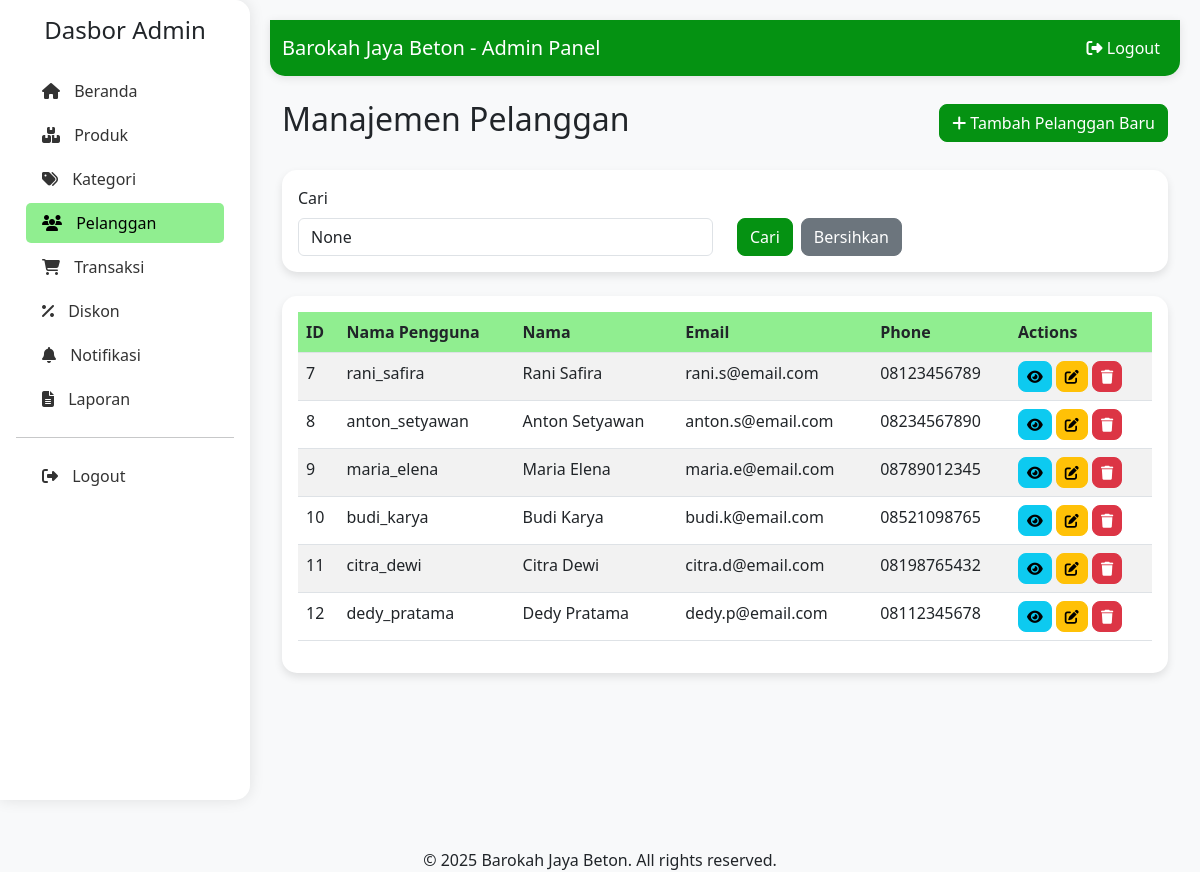
Page /dashboard_admin/customers/ (signed in) on the committed database.
### admin_dashboard/models.py (models this page shows, shortened)
class Pelanggan(models.Model):
    nama_pelanggan = models.CharField(max_length=255, verbose_name="Nama Pelanggan")
    alamat = models.TextField(verbose_name="Alamat")
    tanggal_lahir = models.DateField(verbose_name="Tanggal Lahir")
    no_hp = models.CharField(max_length=20, verbose_name="Nomor HP")
    username = models.CharField(max_length=150, unique=True, verbose_name="Username")
    password = models.CharField(max_length=128, verbose_name="Password") # Django akan menangani hash password
    email = models.EmailField(max_length=254, unique=True, null=False, blank=False, default='')
    created_at = models.DateTimeField(auto_now_add=True, verbose_name="Tanggal Dibuat", null=True)
    class Meta:
        verbose_name_plural = "Pelanggan"
        db_table = 'pelanggan'

### dashboard_admin/views.py (the view)
    def wrapper(request, *args, **kwargs):
        if not request.user.is_authenticated or not isinstance(request.user, Admin):
            raise PermissionDenied("You don't have permission to access this page.")
        return view_func(request, *args, **kwargs)

### admin_dashboard/context_processors.py (called while the page is built, shortened)
def notification_cart_context(request):
    context = {
        'unseen_notifications_count': 0,
        'cart_item_count': 0
    }
    return context

### dashboard_admin/context_processors.py (called while the page is built)
def admin_crm_context(request):
    if not request.path.startswith('/dashboard_admin/'):
        return {}
    try:
        Pelanggan = apps.get_model('admin_dashboard', 'Pelanggan')
        Transaksi = apps.get_model('admin_dashboard', 'Transaksi')
        Notifikasi = apps.get_model('admin_dashboard', 'Notifikasi')
        today_date = timezone.now().date()
        new_transaction_count = Transaksi.objects.filter(
            status_transaksi='DIPROSES'
        ).count()
        return {
            'sidebar_new_transaction_count': new_transaction_count,
        }
    except Exception:
        return {}

### dashboard_admin/views.py (called while the page is built)
def admin_required(view_func):
    def wrapper(request, *args, **kwargs):
        if not request.user.is_authenticated or not isinstance(request.user, Admin):
            raise PermissionDenied("You don't have permission to access this page.")
        return view_func(request, *args, **kwargs)
    return wrapper

@admin_required
def customer_list(request):
    query = request.GET.get('q')
    customers = Pelanggan.objects.all()
    if query:
        customers = customers.filter(
            Q(nama_pelanggan__icontains=query) |
            Q(username__icontains=query) |
            Q(email__icontains=query)
        )
    paginator = Paginator(customers, 10)  # Show 10 customers per page
    page_number = request.GET.get('page')
    page_obj = paginator.get_page(page_number)
    context = {
        'page_obj': page_obj,
        'query': query,
    }
    return render(request, 'dashboard_admin/customers/list.html', context)

### templates/dashboard_admin/customers/list.html (shortened to what this page needs)
{% extends 'dashboard_admin/base.html' %}
{% load static %}
{% block content %}
<div class="container-fluid">
    <div class="d-flex justify-content-between align-items-center mb-4">
        <h2>Manajemen Pelanggan</h2>
        <a href="{% url 'dashboard_admin:customer_create' %}" class="btn btn-primary">
            <i class="fas fa-plus"></i> Tambah Pelanggan Baru
        </a>
    </div>
    <div class="card mb-4">
        <div class="card-body">
            <form method="get">
                <div class="row">
                    <div class="col-md-6">
                        <label for="search" class="form-label">Cari</label>
                        <input type="text" class="form-control" id="search" name="q" value="{{ query }}">
                    </div>
                    <div class="col-md-6 d-flex align-items-end">
                        <button type="submit" class="btn btn-primary me-2">Cari</button>
                        <a href="{% url 'dashboard_admin:customer_list' %}" class="btn btn-secondary">Bersihkan</a>
                    </div>
                </div>
            </form>
        </div>
    </div>
    <div class="card">
        <div class="card-body">
            <div class="table-responsive">
                <table class="table table-striped">
                    <thead>
                        <tr>
                            <th>ID</th>
                            <th>Nama Pengguna</th>
                            <th>Nama</th>
                            <th>Email</th>
                            <th>Phone</th>
                            <th>Actions</th>
                        </tr>
                    </thead>
                    <tbody>
                        {% for customer in page_obj %}
                        <tr>
                            <td>{{ customer.id }}</td>
                            <td>{{ customer.username }}</td>
                            <td>{{ customer.nama_pelanggan }}</td>
                            <td>{{ customer.email|default:"-" }}</td>
                            <td>{{ customer.no_hp }}</td>
                            <td>
                                <a href="{% url 'dashboard_admin:customer_detail' customer.pk %}" class="btn btn-sm btn-info" title="Lihat">
                                    <i class="fas fa-eye"></i>
                                </a>
                                <a href="{% url 'dashboard_admin:customer_update' customer.pk %}" class="btn btn-sm btn-warning" title="Edit">
                                    <i class="fas fa-edit"></i>
                                </a>
                                <button type="button" class="btn btn-sm btn-danger delete-btn" title="Hapus"
                                        data-url="{% url 'dashboard_admin:customer_delete' customer.pk %}">
                                    <i class="fas fa-trash"></i>
                                </button>
                            </td>
                        </tr>
                        {% empty %}
                        <tr>
                            <td colspan="6" class="text-center">No customers found</td>
                        </tr>
                        {% endfor %}
                    </tbody>
                </table>
            </div>
        </div>
    </div>
</div>
{% endblock %}

### templates/dashboard_admin/base.html (style rules this page uses)
:root { --light-green: #90EE90; --dark-green: #059212; --darker-green: #046c0d; }
body { background-color: #f8f9fa; }
.btn { border-radius: 8px; }
.btn-primary { background-color: var(--dark-green); border-color: var(--dark-green); }
.card { border-radius: 15px; box-shadow: 0 4px 8px rgba(0, 0, 0, 0.1); border: none; margin-bottom: 20px; }
.table th { background-color: var(--light-green); }

### rows in the picture
Pelanggan: id "7", username "rani_safira", nama_pelanggan "Rani Safira", email "rani.s@email.com", no_hp "08123456789"
Pelanggan: id "8", username "anton_setyawan", nama_pelanggan "Anton Setyawan", email "anton.s@email.com", no_hp "08234567890"
Pelanggan: id "9", username "maria_elena", nama_pelanggan "Maria Elena", email "maria.e@email.com", no_hp "08789012345"
Pelanggan: id "10", username "budi_karya", nama_pelanggan "Budi Karya", email "budi.k@email.com", no_hp "08521098765"
Pelanggan: id "11", username "citra_dewi", nama_pelanggan "Citra Dewi", email "citra.d@email.com", no_hp "08198765432"
Pelanggan: id "12", username "dedy_pratama", nama_pelanggan "Dedy Pratama", email "dedy.p@email.com", no_hp "08112345678"
